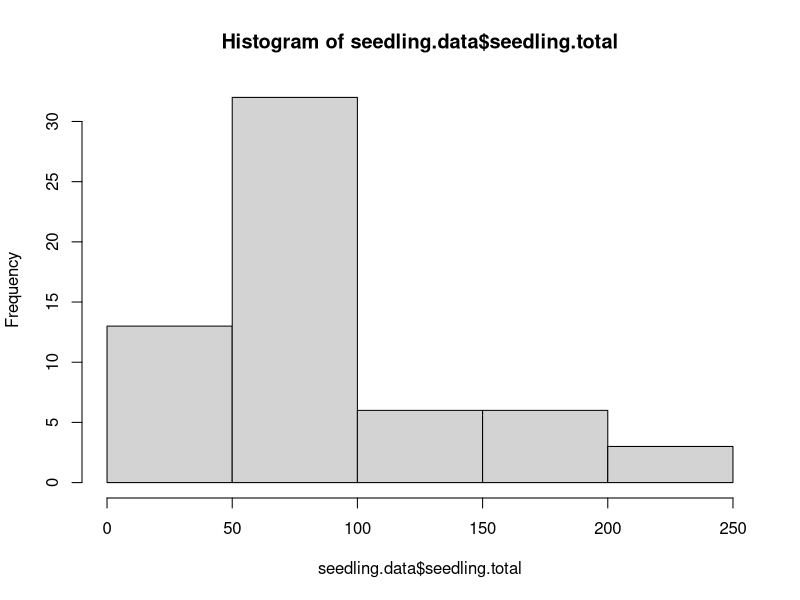
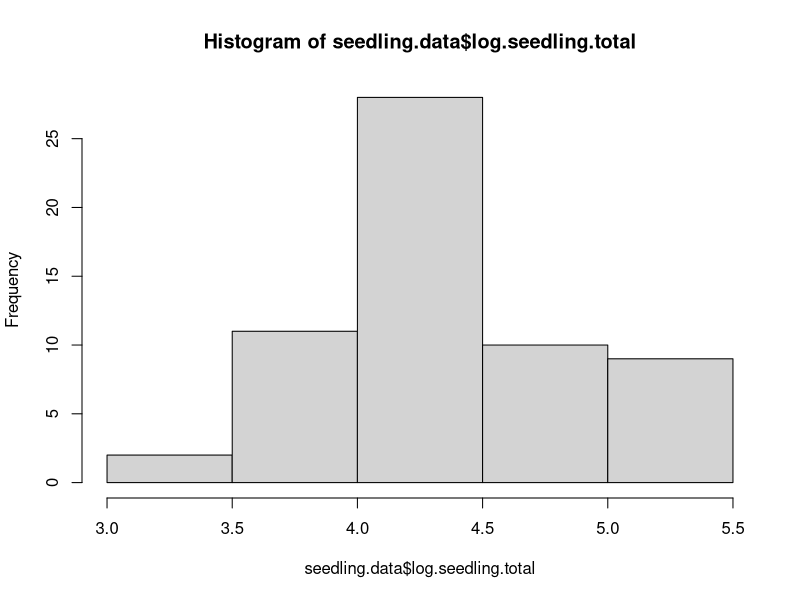
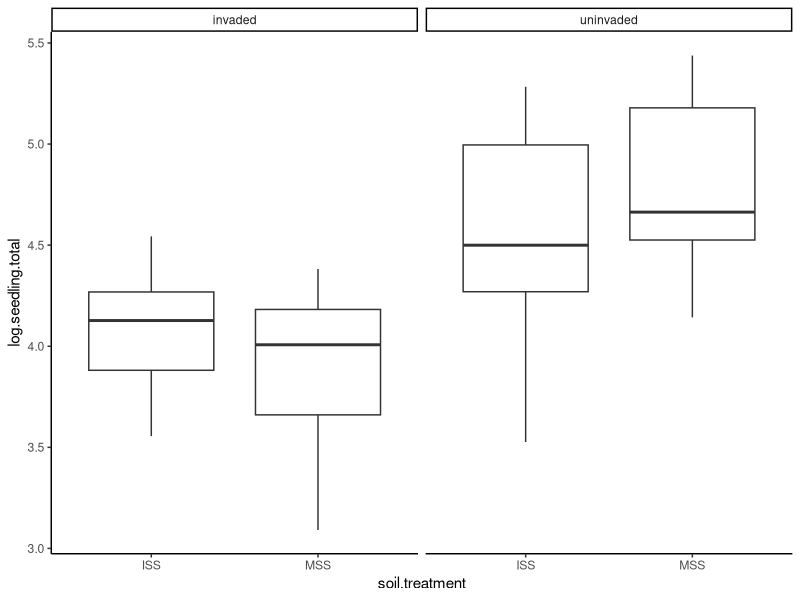
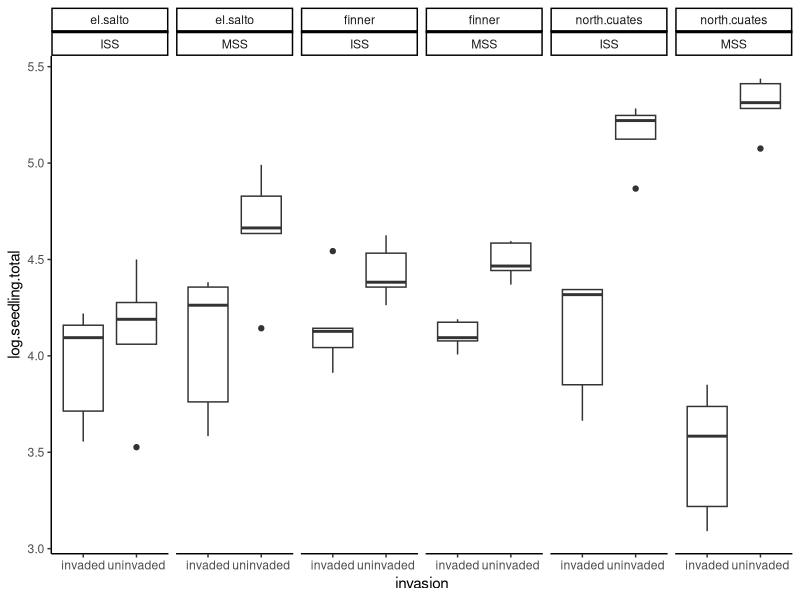
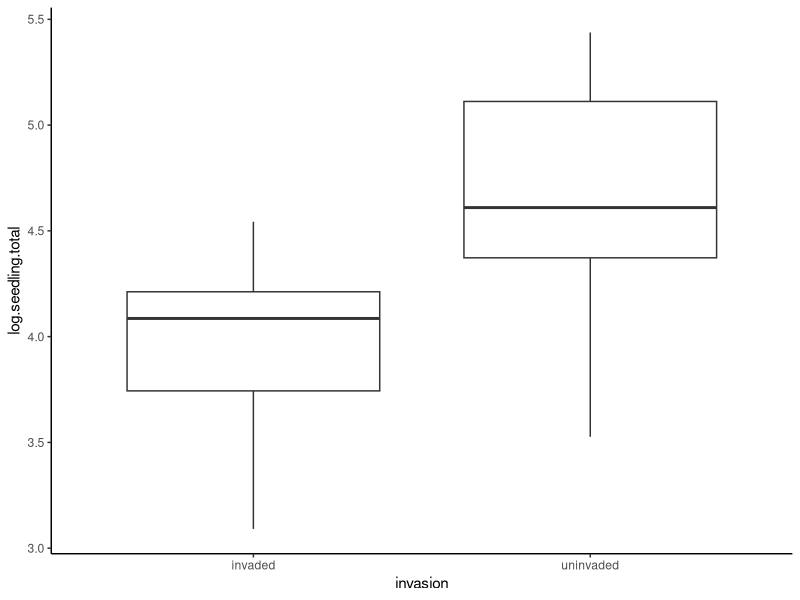
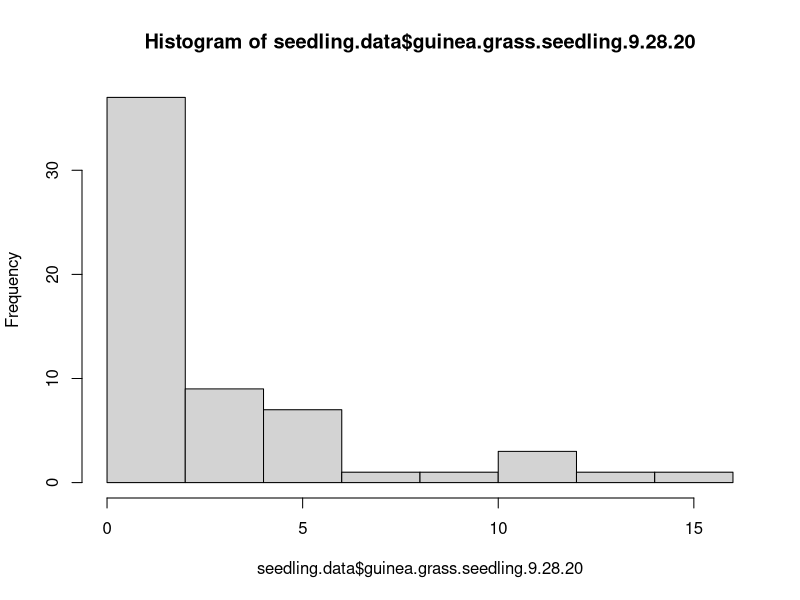
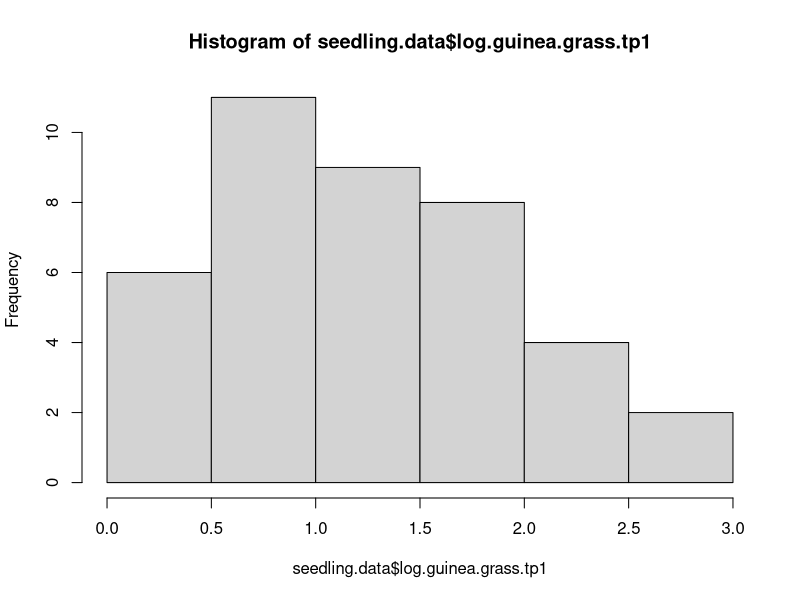
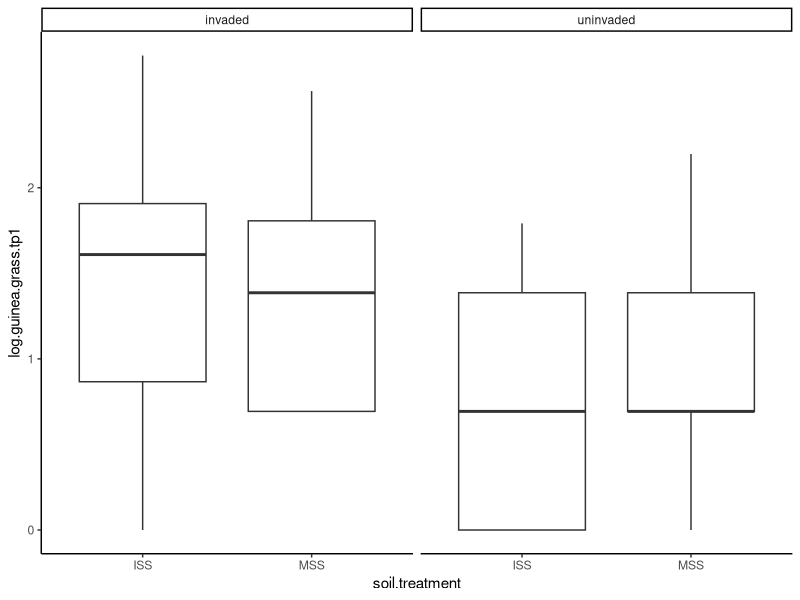

These charts were generated, in order, by the following R code:
## Script to assess differences in the seedlings emerging from the
## seed bank bases on soil treatment (individual soil samples, ISS, and 
## multiple soil samples, MSS), invasion, and pasture (geographic location).
## Written by Dr. Elizabeth Bowman on Sept. 29, 2020

library(tidyverse)
library(nlme)

seedling.data <- read.csv('data/data.MSS.ISS.csv', as.is = T)

#--Native seed bank-----
# create new column merging the 9.15 and 9.14 seedling data
seedling.data$seedlings.9.14.20 <- replace_na(seedling.data$seedlings.9.14.20, 0)
seedling.data$seedlings.9.15.20 <- replace_na(seedling.data$seedlings.9.15.20, 0)

seedling.data %>%
  mutate(seedling.total = seedlings.9.14.20 + seedlings.9.15.20) -> seedling.data

# Mean and sd
seedling.data %>%
  group_by(invasion) %>%
  summarise(mean = mean(seedling.total), sd = sd(seedling.total))

# check distribution
hist(seedling.data$seedling.total)
seedling.data$log.seedling.total <- log(seedling.data$seedling.total)
hist(seedling.data$log.seedling.total)

# ANOVA
lm.seedling <- lm(log.seedling.total ~ invasion * pasture,
                  data = seedling.data)
anova.seedling <- anova(lm.seedling)
anova.seedling

# Plot
ggplot(seedling.data, aes(x = soil.treatment,
                          y = log.seedling.total)) +
  geom_boxplot() +
  facet_grid( . ~ invasion) +
  theme_classic()

ggplot(seedling.data, aes(x = invasion,
                          y = log.seedling.total)) +
  geom_boxplot() +
  facet_grid(. ~ pasture + soil.treatment) +
  theme_classic()

ggsave('figures/SeedlingGermination_Overall.pdf', device = 'pdf')

ggplot(seedling.data, aes(x = invasion,
                          y = log.seedling.total)) +
  geom_boxplot() +
  #facet_grid(. ~ pasture + soil.treatment) +
  theme_classic()

ggsave('figures/SeedlingGermination_InvasionOnly.pdf', device = 'pdf')

#--Guinea grass germination-----
#--Time point 1----
hist(seedling.data$guinea.grass.seedling.9.28.20)
seedling.data$log.guinea.grass.tp1 <- log(seedling.data$guinea.grass.seedling.9.28.20)
hist(seedling.data$log.guinea.grass.tp1)

# Remove 0s 
seedling.data.out <- seedling.data[!seedling.data$guinea.grass.seedling.9.28.20 == 0,]

# Mean and sd
seedling.data.out %>%
  group_by(invasion) %>%
  summarise(mean = mean(guinea.grass.seedling.9.28.20),
            sd = sd(guinea.grass.seedling.9.28.20))

# ANOVA
lm.guinea <- lm(log.guinea.grass.tp1 ~ invasion * soil.treatment,
                  data = seedling.data.out)
anova.guinea.tp1 <- anova(lm.guinea)
anova.guinea.tp1

# Plot
ggplot(seedling.data, aes(x = soil.treatment,
                          y = log.guinea.grass.tp1)) +
  geom_boxplot() +
  facet_grid( . ~ invasion) +
  theme_classic()

ggplot(seedling.data, aes(x = soil.treatment,
                          y = log.guinea.grass.tp1)) +
  geom_boxplot() +
  facet_grid(. ~  invasion) +
  theme_classic()

#ggsave('figures/GuineaGerminationTP1_Overall.pdf', device = 'pdf')

ggplot(seedling.data.out, aes(x = invasion,
                          y = log.guinea.grass.tp1)) +
  geom_boxplot() +
  #facet_grid(. ~ pasture + soil.treatment) +
  theme_classic()

#ggsave('figures/GuineaGerminationTP1_InvasionOnly.pdf', device = 'pdf')

#--Time point 2----
seedling.data %>%
  mutate(guinea.grass.seedling.total =
  guinea.grass.seedling.9.28.20 + guinea.grass.seedling.10.12.20) -> seedling.data

# germinated new
hist(seedling.data$guinea.grass.seedling.10.12.20)
seedling.data.out <- seedling.data[!seedling.data$guinea.grass.seedling.10.12.20 == 0,]
seedling.data.out$log.guinea.grass.tp2 <- log(seedling.data.out$guinea.grass.seedling.10.12.20)
hist(seedling.data.out$log.guinea.grass.tp2)

# total
hist(seedling.data$guinea.grass.seedling.total)
seedling.data.out.total <- 
  seedling.data[!seedling.data$guinea.grass.seedling.total == 0,]
seedling.data.out.total$log.guinea.grass.total <- 
  log(seedling.data.out.total$guinea.grass.seedling.total)
hist(seedling.data.out.total$log.guinea.grass.total)

# ANOVA
lm.guinea <- lm(log.guinea.grass.total ~ invasion * soil.treatment,
                  data = seedling.data.out.total)
anova.guinea.total <- anova(lm.guinea)
anova.guinea.total

# Plot
ggplot(seedling.data.out.total,
       aes(x = soil.treatment,
           y = log.guinea.grass.total)) +
  geom_boxplot() +
  facet_grid( . ~ invasion) +
  theme_classic()

ggplot(seedling.data.out.total,
       aes(x = soil.treatment,
           y = log.guinea.grass.total)) +
  geom_boxplot() +
  facet_grid(. ~ invasion) +
  theme_classic()

ggsave('figures/GuineaGerminationTotal_Overall.pdf', device = 'pdf')

ggplot(seedling.data.out.total,
       aes(x = invasion,
           y = log.guinea.grass.total)) +
  geom_boxplot() +
  #facet_grid(. ~ pasture + soil.treatment) +
  theme_classic()
ggsave('figures/GuineaGerminationTotal_InvasionOnly.pdf', device = 'pdf')

#--Correlation of native to Guinea-----

lm.guinea <- lm(log.seedling.total ~ log.guinea.grass.total,
                  data = seedling.data.out.total)
summary(lm.guinea)

ggplot(seedling.data.out.total,
       aes(x = log.guinea.grass.total,
           y = log.seedling.total)) +
  geom_point() +
  geom_smooth(method = lm,
              se = F) +
  theme_classic()
  